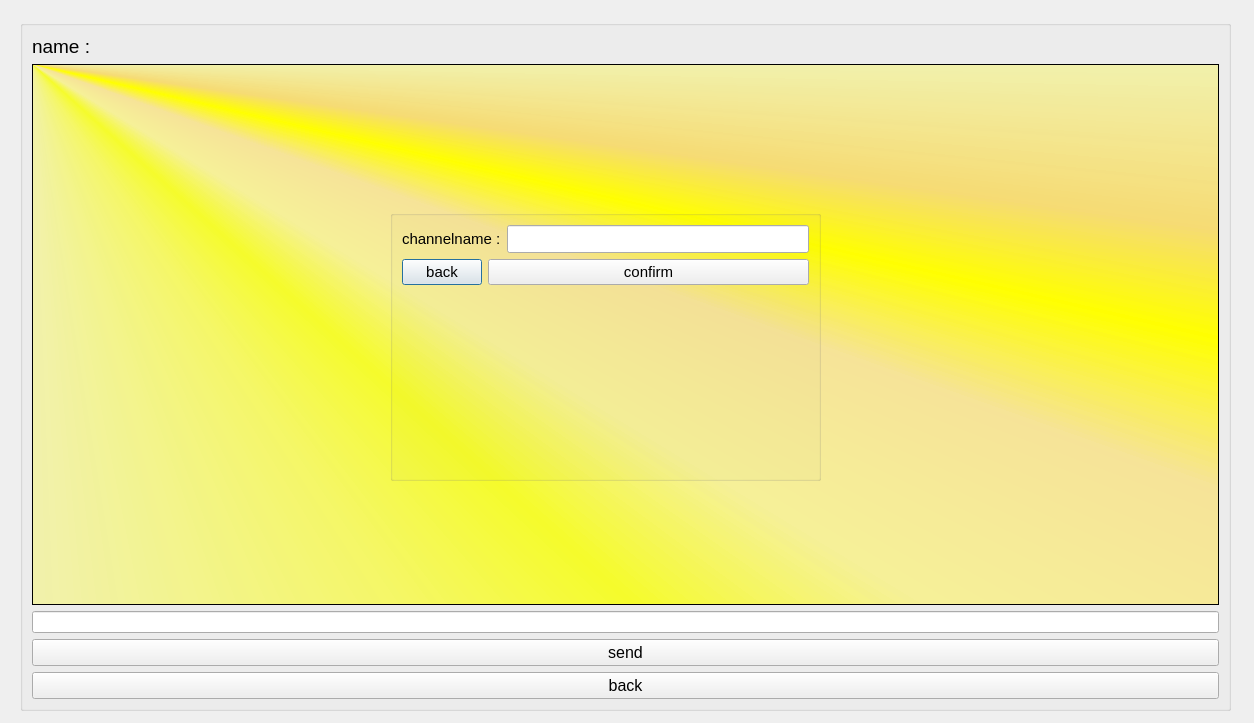
<?xml version="1.0" encoding="UTF-8"?>
<ui version="4.0">
 <class>sendmessagechannel_Dialog</class>
 <widget class="QDialog" name="sendmessagechannel_Dialog">
  <property name="geometry">
   <rect>
    <x>0</x>
    <y>0</y>
    <width>1254</width>
    <height>723</height>
   </rect>
  </property>
  <property name="windowTitle">
   <string>Dialog</string>
  </property>
  <property name="styleSheet">
   <string notr="true">background-color: qlineargradient(spread:pad, x1:0.019, y1:0.017, x2:1, y2:1, stop:0 rgba(85, 65, 4, 255), stop:0.16 rgba(119, 93, 19, 255), stop:0.225 rgba(148, 125, 37, 255), stop:0.285 rgba(180, 160, 65, 255), stop:0.342723 rgba(195, 183, 96, 255), stop:0.408028 rgba(218, 212, 118, 255), stop:0.52 rgba(224, 205, 93, 255), stop:0.57 rgba(199, 164, 46, 255), stop:0.635 rgba(168, 142, 42, 255), stop:0.695 rgba(180, 155, 61, 255), stop:0.75 rgba(207, 191, 82, 255), stop:0.815 rgba(208, 187, 73, 255), stop:0.88 rgba(187, 156, 51, 255), stop:0.935 rgba(76, 60, 14, 255), stop:1 rgba(35, 40, 3, 255));
color: rgb(0, 0, 0);</string>
  </property>
  <widget class="QGroupBox" name="channelname_groupBox">
   <property name="geometry">
    <rect>
     <x>390</x>
     <y>210</y>
     <width>431</width>
     <height>271</height>
    </rect>
   </property>
   <property name="styleSheet">
    <string notr="true"/>
   </property>
   <property name="title">
    <string/>
   </property>
   <layout class="QFormLayout" name="formLayout">
    <item row="0" column="0" colspan="2">
     <layout class="QHBoxLayout" name="horizontalLayout">
      <item>
       <widget class="QLabel" name="label">
        <property name="font">
         <font>
          <pointsize>11</pointsize>
         </font>
        </property>
        <property name="text">
         <string>channelname :</string>
        </property>
       </widget>
      </item>
      <item>
       <widget class="QLineEdit" name="name_lineEdit">
        <property name="font">
         <font>
          <pointsize>13</pointsize>
         </font>
        </property>
        <property name="styleSheet">
         <string notr="true"/>
        </property>
        <property name="text">
         <string/>
        </property>
        <property name="placeholderText">
         <string/>
        </property>
       </widget>
      </item>
     </layout>
    </item>
    <item row="1" column="0">
     <widget class="QPushButton" name="back_pushButton">
      <property name="font">
       <font>
        <pointsize>11</pointsize>
       </font>
      </property>
      <property name="text">
       <string>back</string>
      </property>
     </widget>
    </item>
    <item row="1" column="1">
     <widget class="QPushButton" name="confirm_pushButton">
      <property name="font">
       <font>
        <pointsize>11</pointsize>
       </font>
      </property>
      <property name="text">
       <string>confirm</string>
      </property>
     </widget>
    </item>
   </layout>
  </widget>
  <widget class="QGroupBox" name="chat_groupBox">
   <property name="geometry">
    <rect>
     <x>20</x>
     <y>20</y>
     <width>1211</width>
     <height>691</height>
    </rect>
   </property>
   <property name="styleSheet">
    <string notr="true"/>
   </property>
   <property name="title">
    <string/>
   </property>
   <layout class="QGridLayout" name="gridLayout">
    <item row="3" column="0">
     <widget class="QPushButton" name="send_pushButton">
      <property name="font">
       <font>
        <pointsize>12</pointsize>
       </font>
      </property>
      <property name="text">
       <string>send</string>
      </property>
     </widget>
    </item>
    <item row="1" column="0">
     <widget class="QTextEdit" name="message_textEdit">
      <property name="font">
       <font>
        <family>Segoe UI</family>
        <pointsize>11</pointsize>
        <italic>false</italic>
        <bold>false</bold>
       </font>
      </property>
      <property name="styleSheet">
       <string notr="true">background-color: qconicalgradient(cx:0, cy:0, angle:135, stop:0 rgba(255, 255, 0, 69), stop:0.375 rgba(255, 255, 0, 69), stop:0.423533 rgba(251, 255, 0, 145), stop:0.45 rgba(247, 255, 0, 208), stop:0.477581 rgba(255, 244, 71, 130), stop:0.518717 rgba(255, 218, 71, 130), stop:0.55 rgba(255, 255, 0, 255), stop:0.57754 rgba(255, 203, 0, 130), stop:0.625 rgba(255, 255, 0, 69), stop:1 rgba(255, 255, 0, 69));
font: 11pt &quot;Segoe UI&quot;;
color: rgb(97, 49, 0);</string>
      </property>
     </widget>
    </item>
    <item row="4" column="0">
     <widget class="QPushButton" name="back_chat_pushButton">
      <property name="font">
       <font>
        <pointsize>12</pointsize>
       </font>
      </property>
      <property name="text">
       <string>back</string>
      </property>
     </widget>
    </item>
    <item row="2" column="0">
     <widget class="QLineEdit" name="send_lineEdit">
      <property name="text">
       <string/>
      </property>
     </widget>
    </item>
    <item row="0" column="0">
     <layout class="QHBoxLayout" name="horizontalLayout_2">
      <item>
       <widget class="QLabel" name="label_2">
        <property name="font">
         <font>
          <pointsize>14</pointsize>
         </font>
        </property>
        <property name="text">
         <string>name :</string>
        </property>
       </widget>
      </item>
      <item>
       <widget class="QLabel" name="name_label">
        <property name="font">
         <font>
          <pointsize>14</pointsize>
          <bold>false</bold>
         </font>
        </property>
        <property name="text">
         <string/>
        </property>
       </widget>
      </item>
     </layout>
    </item>
   </layout>
  </widget>
  <zorder>chat_groupBox</zorder>
  <zorder>channelname_groupBox</zorder>
 </widget>
 <resources/>
 <connections/>
</ui>
